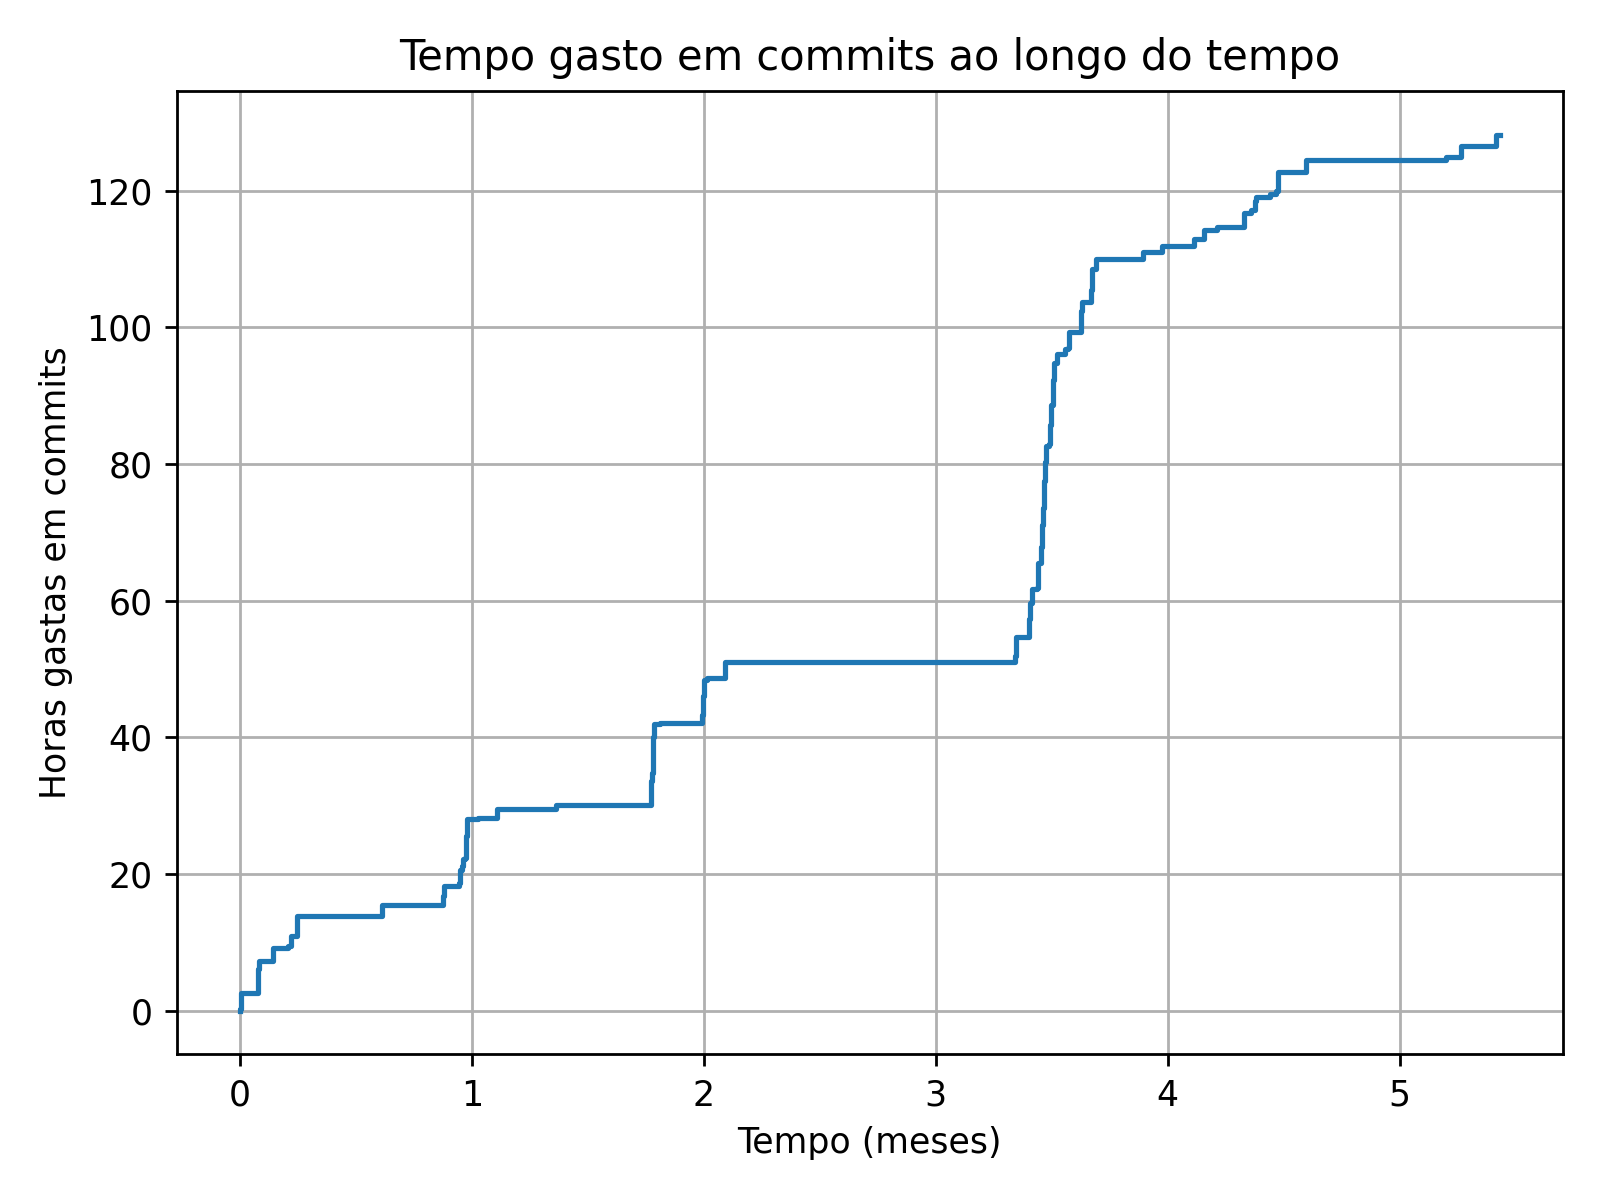

Python code for this plot:
"""
Calculates the total time spent on commits in the current Git repository,
considering only the intervals between commits that are less than or equal to 
a specified threshold (3 hours in this case).
"""

from datetime import datetime, timedelta
from itertools import accumulate
import re

import subprocess
from pathlib import Path

THRESHOLD_TIME = timedelta(hours=3)

def get_git_history(repo_path: str | Path) -> str:

	repo_path = Path(repo_path)

	if not (repo_path / ".git").exists():
		raise ValueError(f"{repo_path} is not a Git repository (no .git directory found)")
	
	result = subprocess.run(
		["git", "-C", str(repo_path), "log", "--pretty=fuller"],
		stdout=subprocess.PIPE,
		stderr=subprocess.PIPE,
		text=True,
		check=True
	)
	
	return result.stdout

history = get_git_history("..")
times = re.findall(r'Date:\s+(.+)', history)

ts = [datetime.strptime(t, '%a %b %d %H:%M:%S %Y %z') for t in times][::-1]

START_DATE = datetime(2025, 7, 1, tzinfo=ts[0].tzinfo)
END_DATE = datetime(2026, 11, 20, tzinfo=ts[0].tzinfo)

ts = [t for t in ts if START_DATE <= t <= END_DATE]

diffs1 = [b - a for a, b in zip(ts, ts[1:])]
diffs2 = [d for d in diffs1 if d <= THRESHOLD_TIME]

d = sum(diffs2, timedelta())

print("Total time spent on commits (considering only intervals <= 3 hours):")
print(f"- Hours: {round(d.total_seconds() / 3600, 2)}h")
print("- Datetime:", d)

import matplotlib.pyplot as plt


x = [i.timestamp() for i in ts]
x = [int(i - x[0]) / (3600 * 24 * 30) for i in x]

y = [0]

for a, b in zip(ts, ts[1:]):
	diff = b - a
	if diff <= THRESHOLD_TIME:
		y.append(y[-1] + diff.total_seconds() / 3600)
	else:
		y.append(y[-1])

y.pop()

plt.grid()
plt.title("Tempo gasto em commits ao longo do tempo")
plt.xlabel("Tempo (meses)")
plt.ylabel("Horas gastas em commits")
plt.plot(x[1:], y)
plt.tight_layout()

plt.savefig("time_on_commits.png", dpi=250)